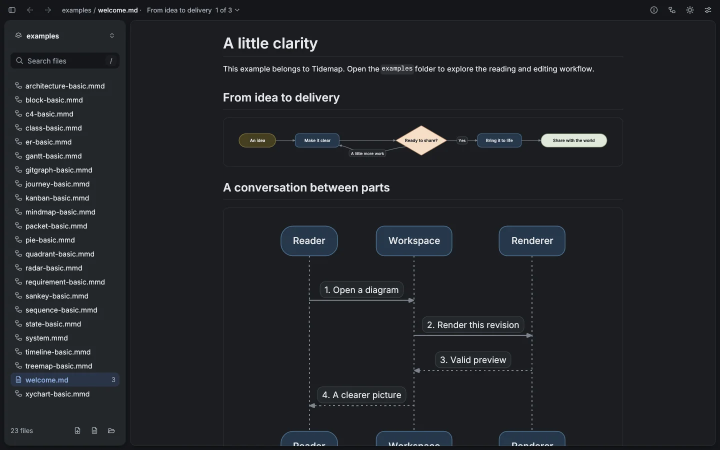
#> input picture site/assets/shots/page-dark-1440.webp, 1440 x 900 px (shown at 1/2 size)
$ python -i build.py   (imports and definitions only)
#> lines starting #> are read from the running program, lines starting #| are printed output that depends on the picture
#!/usr/bin/env python3
"""Builds the generated parts of the Tidemap website in `site/`.

Everything the site shows of the app comes from the app itself:

- Diagrams: every `examples/*.mmd` and the three blocks of `tools/site/hero.md` are exported
  with `TIDEMAP_EXPORT`, once with the light palette and once with the dark one. The two
  exports are merged into one SVG whose colours follow the reader's colour scheme.
  Gallery files embed a subset of Inter so they render the same inside `<img>`; the hero
  diagrams are written inline into `site/index.html` and use the page's fonts.
- Screenshots: `TIDEMAP_SHOT` captures of the app, saved as WebP.
- Fonts: Inter and IBM Plex Mono from `assets/fonts`, subset and saved as WOFF.
- Social card and icons.

Needs a release build of the app (`cargo native build`) and Python 3 with fontTools and Pillow.

    python tools/site/build.py            everything
    python tools/site/build.py --no-shots skip the screenshots (they open app windows)
"""

from __future__ import annotations

import html
import io
import os
import re
import shutil
import subprocess
import sys
import tempfile
from html.parser import HTMLParser
from pathlib import Path
from urllib.parse import urljoin

from fontTools import subset
from PIL import Image, ImageDraw, ImageFont

ROOT = Path(__file__).resolve().parents[2]
SITE = ROOT / "site"
FONTS = ROOT / "assets" / "fonts"
EXE = ROOT / "target" / "release" / ("tidemap.exe" if os.name == "nt" else "tidemap")

INTER = {"400": FONTS / "Inter-Regular.ttf", "500": FONTS / "Inter-Medium.ttf", "600": FONTS / "Inter-SemiBold.ttf"}
MONO = FONTS / "IBMPlexMono-Regular.ttf"

# Gallery order: the families people reach for first come first.
# (slug, name, keyword, example file, alt text)
FAMILIES = [
    ("flowchart", "Flowchart", "flowchart", "system.mmd",
     "Flowchart: Markdown and Mermaid files feed a project index, search and the source editor, which hands off to an isolated renderer and local recovery."),
    ("sequence", "Sequence", "sequenceDiagram", "sequence-basic.mmd",
     "Sequence diagram: a user, a web app and a database exchange numbered messages inside loop and alt frames, with notes."),
    ("class", "Class", "classDiagram", "class-basic.mmd",
     "Class diagram: an abstract Animal with Dog and Cat subclasses, attributes, methods and UML relation markers."),
    ("state", "State", "stateDiagram-v2", "state-basic.mmd",
     "State diagram with a composite Active state, a choice, a fork and labelled transitions."),
    ("er", "Entity relationship", "erDiagram", "er-basic.mmd",
     "Entity relationship diagram: CUSTOMER, ORDER, PRODUCT and LINE_ITEM tables with keys and crow's foot cardinalities."),
    ("gantt", "Gantt", "gantt", "gantt-basic.mmd",
     "Gantt chart of a release plan: research, wireframes, backend and frontend tasks, a blocker and a release milestone."),
    ("pie", "Pie", "pie", "pie-basic.mmd",
     "Pie chart of pets adopted: dogs 73%, cats 16%, birds 8%, rats 3%."),
    ("mindmap", "Mindmap", "mindmap", "mindmap-basic.mmd",
     "Mindmap of Tidemap branching into diagrams, editor and export."),
    ("timeline", "Timeline", "timeline", "timeline-basic.mmd",
     "Timeline of social media from 2002 to 2006 in two sections."),
    ("journey", "User journey", "journey", "journey-basic.mmd",
     "User journey of a working day, each task scored by two actors."),
    ("gitgraph", "Git graph", "gitGraph", "gitgraph-basic.mmd",
     "Git graph with main, develop and hotfix branches, a tag, merges and a reverted commit."),
    ("quadrant", "Quadrant chart", "quadrantChart", "quadrant-basic.mmd",
     "Quadrant chart placing three campaigns by reach and engagement."),
    ("xychart", "XY chart", "xychart-beta", "xychart-basic.mmd",
     "XY chart of monthly sales revenue from January to June, bars with a line."),
    ("sankey", "Sankey", "sankey-beta", "sankey-basic.mmd",
     "Sankey diagram of energy flowing from coal, solar and gas through electricity and heating to industry, homes and losses."),
    ("c4", "C4", "C4Context", "c4-basic.mmd",
     "C4 system context diagram of an internet banking system, its customer, mainframe and e-mail system."),
    ("architecture", "Architecture", "architecture-beta", "architecture-basic.mmd",
     "Architecture diagram: a gateway, a server, a database and storage inside an API group."),
    ("block", "Block", "block-beta", "block-basic.mmd",
     "Block diagram with columns, a spanning block, a rounded block and a decision."),
    ("requirement", "Requirement", "requirementDiagram", "requirement-basic.mmd",
     "Requirement diagram: a test entity satisfies a requirement that contains a functional requirement."),
    ("packet", "Packet", "packet-beta", "packet-basic.mmd",
     "Packet diagram of a TCP header: ports, sequence and acknowledgment numbers, flags and window."),
    ("kanban", "Kanban", "kanban", "kanban-basic.mmd",
     "Kanban board with Todo, In progress and Done columns."),
    ("radar", "Radar", "radar-beta", "radar-basic.mmd",
     "Radar chart comparing two students' grades in five subjects."),
    ("treemap", "Treemap", "treemap-beta", "treemap-basic.mmd",
     "Treemap of products and services by size."),
]

TAG = re.compile(r'<([a-zA-Z][\w:-]*)((?:\s+[\w:-]+="[^"]*")*)\s*(/?)>')
ATTR = re.compile(r'([\w:-]+)="([^"]*)"')
PAINT_DEFAULTS = {"fill": "#000", "stroke": "none", "fill-opacity": "1", "stroke-opacity": "1", "opacity": "1", "stop-color": "#000"}

# Characters the page fonts keep: ASCII plus the typography the copy uses.
PAGE_TEXT = "".join(chr(c) for c in range(0x20, 0x7F)) + " ©·×–—‘’“”…• ←↑→↓−⌘⇧⌥⌃↵ "


# ---------------------------------------------------------------------------
# Running the app
# ---------------------------------------------------------------------------

# [64 lines left out: functions run_app, export, strip_export, merge, not called in this run]


def view_box(svg: str) -> tuple[float, float, float, float]:
    x, y, w, h = (float(v) for v in re.search(r'viewBox="([^"]+)"', svg).group(1).split())
    return x, y, w, h


# [38 lines left out: functions text_by_weight, woff, standalone, not called in this run]


# ---------------------------------------------------------------------------
# Hero: three diagrams from one Markdown file, with source links
# ---------------------------------------------------------------------------

def hero_blocks() -> list[tuple[str, str]]:
    text = (ROOT / "tools" / "site" / "hero.md").read_text(encoding="utf-8")
    return re.findall(r"^## (.+?)\n\n```mermaid\n(.*?)```", text, re.S | re.M)


def hero_links(source: str) -> tuple[dict[str, set[int]], list[tuple[str, str, int]]]:
    """Node id -> source lines that name it, and the edges in the order the engine numbers them."""
    lines = source.rstrip("\n").split("\n")
    kind = lines[0].split()[0]
    nodes: dict[str, set[int]] = {}
    edges: list[tuple[str, str, int]] = []

    def mention(node: str, line: int) -> None:
        nodes.setdefault(node, set()).add(line)

    if kind == "flowchart":
        for number, line in enumerate(lines[1:], 2):
            parts = re.split(r"\s*-->\s*(?:\|[^|]*\|\s*)?", line.strip())
            ids = [re.match(r"\w+", part).group(0) for part in parts if re.match(r"\w+", part)]
            for node in ids:
                mention(node, number)
            edges += [(a, b, number) for a, b in zip(ids, ids[1:])]
    elif kind == "sequenceDiagram":
        messages = []
        for number, line in enumerate(lines[1:], 2):
            declared = re.match(r"\s*(?:participant|actor)\s+(\w+)", line)
            if declared:
                mention(declared.group(1), number)
                mention(f"{declared.group(1)} (end)", number)
                edges.append((declared.group(1), f"{declared.group(1)} (end)", number))
            message = re.match(r"\s*(\w+)\s*-+>>?\s*(\w+)\s*:", line)
            if message:
                a, b = message.groups()
                for node in (a, b, f"{a} (end)", f"{b} (end)"):
                    mention(node, number)
                messages.append((a, b, number))
        edges += messages
    elif kind.startswith("stateDiagram"):
        for number, line in enumerate(lines[1:], 2):
            transition = re.match(r"\s*(\S+)\s*-->\s*([^\s:]+)", line)
            if not transition:
                continue
            a, b = transition.groups()
            a = "[*]startroot" if a == "[*]" else a
            b = "[*]endroot" if b == "[*]" else b
            mention(a, number)
            mention(b, number)
            edges.append((a, b, number))
    return nodes, edges


KEYWORDS = r"\b(?:flowchart|sequenceDiagram|stateDiagram-v2|direction|participant|actor|as|LR|TB|classDef|class|subgraph|end)\b"


# [86 lines left out: functions highlight, build_hero, build_gallery, not called in this run]


# ---------------------------------------------------------------------------
# Screenshots, fonts, icons, social card
# ---------------------------------------------------------------------------

SHOTS = [
    # (name, file to open, extra environment)
    ("page", "examples/welcome.md", {}),
    ("palette", "examples/system.mmd", {"TIDEMAP_SHOT_PALETTE": ">"}),
]


# [61 lines left out: functions build_shots, build_fonts, build_icons, build_card, not called in this run]


# ---------------------------------------------------------------------------
# llms-full.txt: the guide as Markdown, so the two never drift apart
# ---------------------------------------------------------------------------

class GuideToMarkdown(HTMLParser):
    BLOCKS = {"p", "li", "pre", "h1", "h2", "h3", "summary", "tr"}

    # [13 lines left out: function __init__, not called in this run]

    def text(self) -> str:
        return "".join(self.out)

    # [143 lines left out: functions emit, handle_starttag, handle_endtag, handle_data, build_llms_full, inject and 1 more, not called in this run]


# [2 lines not run here, left out]

>>> import cv2
>>> picture = cv2.imread('../../site/assets/shots/page-dark-1440.webp', cv2.IMREAD_GRAYSCALE)
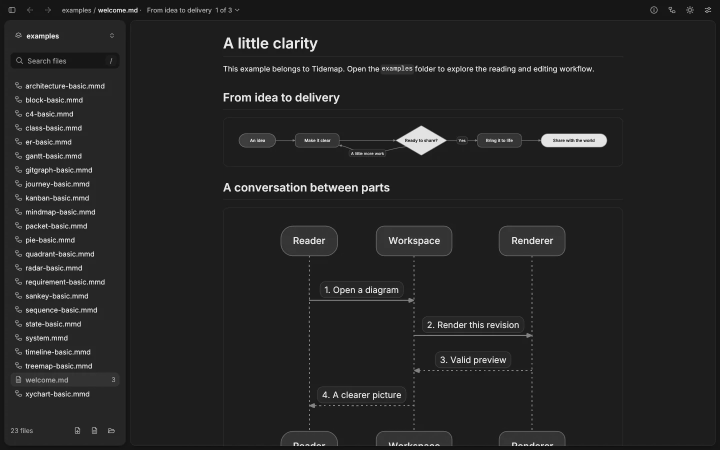
#> picture: shape (900, 1440) (shown at 1/2 size); min 9, max 245, mean 36.3
#> (the run stopped early here; a loop or call above may not have finished)
